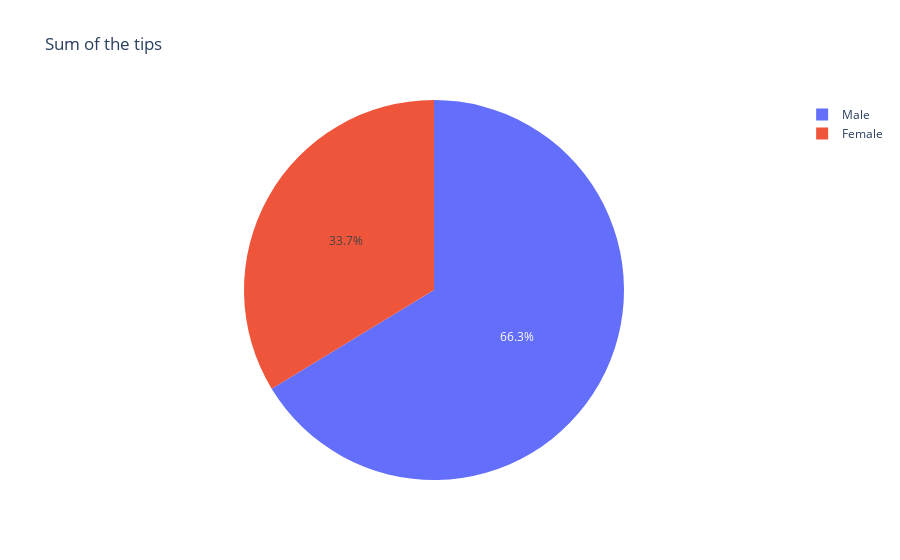

This figure's notebook cell:
### Markdown cell above
### ploting extern

### Code cell
import plotly.express as px

gdf=df.groupby('sex').agg({'tip':'sum'})
display(gdf)
px.pie(gdf, values='tip', names=gdf.index, title='Sum of the tips')

### Figure 1 — Plotly figure (JSON) as saved in the notebook; plotly's stock layout.template omitted (floating-point values rounded to 4 significant figures)
{"data": [{"domain": {"x": [0, 1], "y": [0, 1]}, "hovertemplate": "sex=%{label}<br>tip=%{value}<extra></extra>", "labels": ["Female", "Male"], "legendgroup": "", "name": "", "showlegend": true, "type": "pie", "values": [246.5, 485.1]}], "layout": {"legend": {"tracegroupgap": 0}, "title": {"text": "Sum of the tips"}}}
